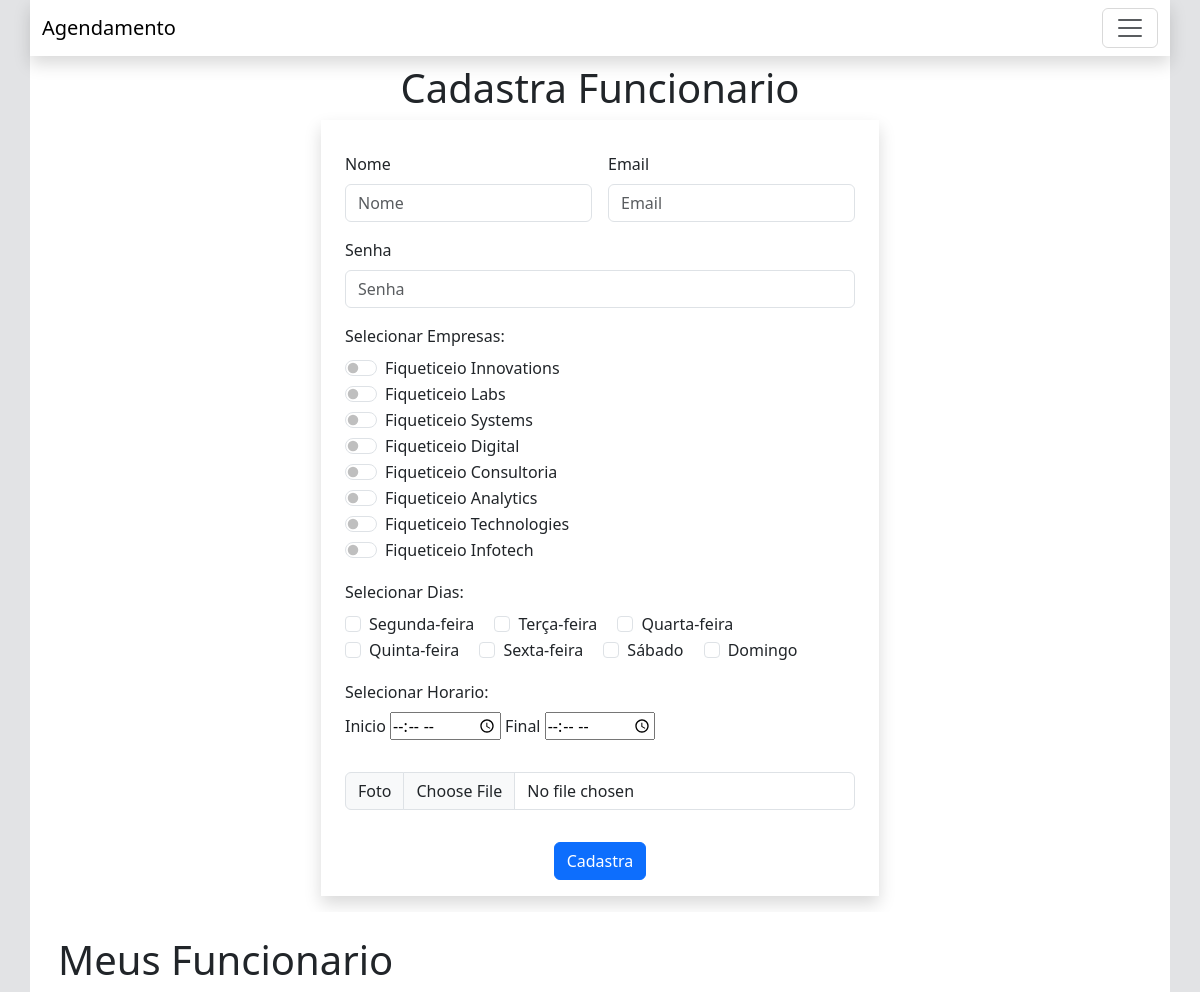
The app's page /cadastrar-funcionario/ with its own data.
### agenda/models.py (models this page shows)
class Empresa(models.Model):
    id = models.AutoField(primary_key=True)
    nome = models.CharField(max_length=200, blank=True, null=True)
    logradouro = models.CharField(max_length=200, blank=True, null=True)
    foto = models.ImageField(upload_to='imagens/', null=True, blank=True)
    descricao = models.CharField(max_length=200, blank=True, null=True)
    cep = models.CharField(max_length=200, blank=True, null=True)
    numero = models.CharField(max_length=200, blank=True, null=True)
    complemento = models.CharField(max_length=200, blank=True, null=True)
    status = models.BooleanField(default=True)
    gerente = models.ForeignKey(User, on_delete=models.SET_NULL, blank=True, null=True)

class Dia(models.Model):
    id = models.AutoField(primary_key=True)
    nome = models.CharField(max_length=30)

### agenda/views.py (the view, shortened to what this page needs)
# urls.py: path('cadastrar-funcionario/', views.cadastrarFuncionario, name='cadastrarFuncionario'),
def cadastrarFuncionario(request):
    dias = models.Dia.objects.all()
    empresas = models.Empresa.objects.filter(gerente_id=request.user.pk, status=True)
    servicos = models.Servico.objects.filter(empresa_id__in=empresas, status=True)
    funcionarios = models.EmpresaFuncionario.objects.filter(empresa_id__in=empresas, funcionario__status=True)
    return render(request, 'agenda/cadastrar-funcionario.html', {
        'empresas': empresas,
        'dias': dias,
        'servicos': servicos,
        'funcionarios': funcionarios})

### agenda/templates/agenda/cadastrar-funcionario.html (shortened to what this page needs)
{% extends 'global/base.html' %}
{% load static %}
{% block 'head' %}
<link href="{% static 'agenda/css/login.css' %}" rel="stylesheet">
{% endblock 'head' %}
{% block 'conteudo' %}
{% include 'global/menu.html' %}
<section class="p-0 bg-secondary-subtle">
    <div class="container pb-3 h-100 bg-white">
        <h1 class="text-center pt-2">Cadastra Funcionario</h1>
        <form action="{% url 'agenda:cadastrarFuncionario' %}" method="POST" class="row g-3 w-50 m-auto p-3 shadow" enctype="multipart/form-data">
            <div class="col-md-6">
                <label for="nome" class="form-label">Nome</label>
                <input type="text" class="form-control" name="nome" id="nome" placeholder="Nome" required>
            </div>
            <div class="col-md-6">
                <label for="email" class="form-label">Email</label>
                <input type="email" class="form-control" id="email" name="email" placeholder="Email" required>
            </div>
            <div class="col-12">
                <label for="password" class="form-label">Senha</label>
                <input type="password" class="form-control" id="password" name="password" placeholder="Senha" required>
            </div>
            <div class="col-12">
                {% if empresas %}
                    <label class="form-label">Selecionar Empresas:</label>
                    {% for empresa in empresas %}
                        <div class="form-check form-switch">
                            <input class="form-check-input" type="checkbox" value="{{ empresa.pk }}" name="idEmpresa" role="switch" id="idEmpresa{{ empresa.pk }}">
                            <label class="form-check-label" for="idEmpresa{{ empresa.pk }}">{{ empresa.nome }}</label>
                        </div>
                    {% endfor %}
                {% endif %}
            </div>
            <div class="col-12">
                {% if dias %}
                <div>
                    <label class="form-label">Selecionar Dias:</label>
                </div>
                    {% for dia in dias %}
                        <div class="form-check form-check-inline">
                            <input class="form-check-input" type="checkbox" name="idDia" id="iddia{{ dia.pk }}" value="{{ dia.pk }}">
                            <label class="form-check-label" for="idDia{{ dia.pk }}">{{ dia.nome }}</label>
                        </div>
                    {% endfor %}
                {% endif %}
            </div>
            <div class="col-12">
                <div>
                    <label class="form-label">Selecionar Horario:</label>
                </div>
                <label class="" for="">Inicio</label>
                <input class="" type="time" name="horaInicial" id="horaInicial" required>
                <label class="" for="">Final</label>
                <input class="" type="time" name="horaFinal" id="horaFinal" required>
            </div>
            <div class="col-md-12">
                <div class="input-group mb-3">
                    <label class="input-group-text" for="foto">Foto</label>
                    <input type="file" class="form-control" name="foto" id="foto" required>
                </div>
            </div>
            <div class="col-12 d-flex justify-content-center">
                <button type="submit" class="btn btn-primary">Cadastra</button>
            </div>
        </form>
    </div>
    <div class="container pt-4 h-100 bg-white">
        <h1 class="ms-3">Meus Funcionario</h1>
    </div>
</section>
{% endblock 'conteudo' %}

### base/global/base.html (shortened to what this page needs)
{% load static %}
<!DOCTYPE html>
<html lang="pt-BR">
<head>
    <link href="https://cdn.jsdelivr.net/npm/bootstrap@5.3.3/dist/css/bootstrap.min.css" rel="stylesheet">
    <link href="{% static 'global/css/style.css' %}" rel="stylesheet">
    {% block 'head' %} {% endblock 'head' %}
</head>
<body class="bg-secondary-subtle">
    {% block 'conteudo' %} {% endblock 'conteudo' %}
  </body>
</body>
</html>

### base/global/menu.html (shortened to what this page needs)
<div class="container p-0 bg-white">
<nav class="navbar bg-white shadow">
  <div class="container-fluid">
    <a class="navbar-brand" href="{% url 'agenda:home' %}">Agendamento</a>
    <button class="navbar-toggler" type="button" data-bs-toggle="offcanvas" data-bs-target="#offcanvasNavbar"
      aria-controls="offcanvasNavbar" aria-label="Toggle navigation">
      <span class="navbar-toggler-icon"></span>
    </button>
  </div>
</nav>
</div>

### records on screen
Empresa: nome "Fiqueticeio Innovations"
Empresa: nome "Fiqueticeio Labs"
Empresa: nome "Fiqueticeio Systems"
Empresa: nome "Fiqueticeio Digital"
Empresa: nome "Fiqueticeio Consultoria"
Empresa: nome "Fiqueticeio Analytics"
Empresa: nome "Fiqueticeio Technologies"
Empresa: nome "Fiqueticeio Infotech"
Dia: nome "Segunda-feira"
Dia: nome "Terça-feira"
Dia: nome "Quarta-feira"
Dia: nome "Quinta-feira"
Dia: nome "Sexta-feira"
Dia: nome "Sábado"
Dia: nome "Domingo"
